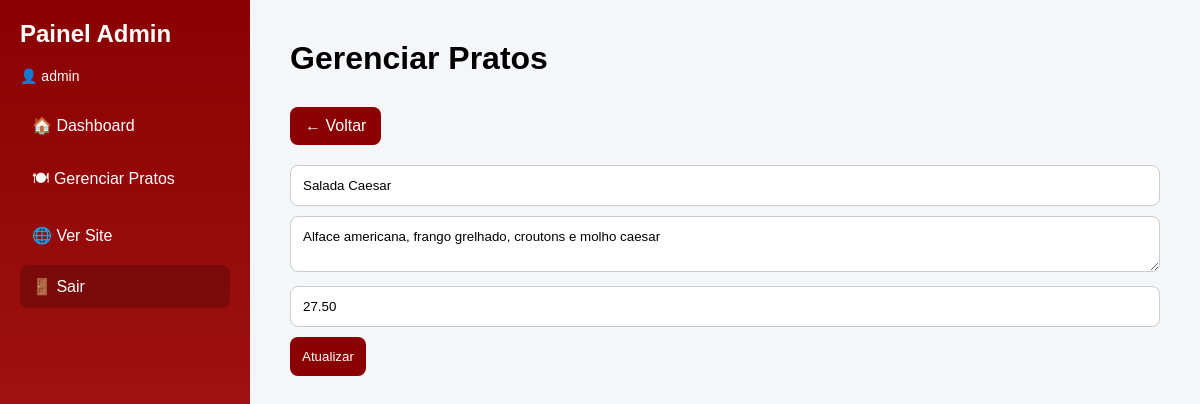
Page /admin/pratos.php?acao=editar&id=3 (signed in) on the committed database.
### tables this page shows
CREATE TABLE IF NOT EXISTS pratos (
    id INT AUTO_INCREMENT PRIMARY KEY,
    nome VARCHAR(100) NOT NULL,
    descricao TEXT,
    preco DECIMAL(10,2) NOT NULL,
    imagem VARCHAR(255)
);

### admin/pratos.php (the view, shortened to what this page needs)
<?php
include("../includes/conexao.php");
$acao = $_GET['acao'] ?? 'listar';
?>
<!DOCTYPE html>
<html>
<head>
    <link rel="stylesheet" href="../css/dashboard.css">
</head>
<body>
<div class="container">
<aside class="sidebar">
    <h2>Painel Admin</h2>
    <p>👤 <?= $_SESSION['admin']; ?></p>
    <nav>
        <a href="dashboard.php">🏠 Dashboard</a>
        <a href="pratos.php">🍽 Gerenciar Pratos</a>
        <a href="../index.php">🌐 Ver Site</a>
        <a href="logout.php" class="logout">🚪 Sair</a>
    </nav>
</aside>
<main class="main-content">
<h1>Gerenciar Pratos</h1>
<?php if ($acao == "novo") { ?>
    <a href="pratos.php" class="btn-novo">← Voltar</a>
    <form method="POST" class="form-admin">
        <input type="text" name="nome" placeholder="Nome do prato" required>
        <textarea name="descricao" placeholder="Descrição" required></textarea>
        <input type="number" step="0.01" name="preco" placeholder="Preço" required>
        <button type="submit">Cadastrar</button>
    </form>
<?php } elseif ($acao == "editar") {
    $stmt = $conn->prepare("SELECT * FROM pratos WHERE id = ?");
    $stmt->bind_param("i", $_GET['id']);
    $stmt->execute();
    $prato = $stmt->get_result()->fetch_assoc();
?>
    <a href="pratos.php" class="btn-novo">← Voltar</a>
    <form method="POST" class="form-admin">
        <input type="text" name="nome" value="<?= $prato['nome'] ?>" required>
        <textarea name="descricao" required><?= $prato['descricao'] ?></textarea>
        <input type="number" step="0.01" name="preco" value="<?= $prato['preco'] ?>" required>
        <button type="submit">Atualizar</button>
    </form>
<?php } ?>
</main>
</div>
</body>
</html>

### css/dashboard.css (style rules this page uses)
* { margin: 0; padding: 0; box-sizing: border-box; font-family: Arial, sans-serif; }
body { background: #f4f6f9; }
.container { display: flex; min-height: 100vh; }
.sidebar { width: 250px; background: linear-gradient(180deg, #8B0000, #B22222); color: white; padding: 20px; position: fixed; height: 100%; }
.sidebar h2 { margin-bottom: 20px; }
.sidebar p { margin-bottom: 20px; font-size: 14px; }
.sidebar nav a { display: block; color: white; text-decoration: none; padding: 12px; margin: 8px 0; border-radius: 8px; transition: 0.3s; }
.logout { margin-top: 20px; background: rgba(0, 0, 0, 0.2); }
.main-content { margin-left: 250px; padding: 40px; width: 100%; }
.main-content h1 { margin-bottom: 30px; }
.btn-novo { display: inline-block; margin-bottom: 20px; padding: 10px 15px; background: #8B0000; color: white; border-radius: 8px; text-decoration: none; }
.form-admin input, .form-admin textarea { width: 100%; padding: 12px; margin-bottom: 10px; border-radius: 8px; border: 1px solid #ccc; }
.form-admin button { padding: 12px; background: #8B0000; color: white; border: none; border-radius: 8px; cursor: pointer; }

### rows in the picture
pratos: nome "Salada Caesar", descricao "Alface americana, frango grelhado, croutons e molho caesar", preco "27.50"

### other values in the picture
$_SESSION['admin'] "admin"
